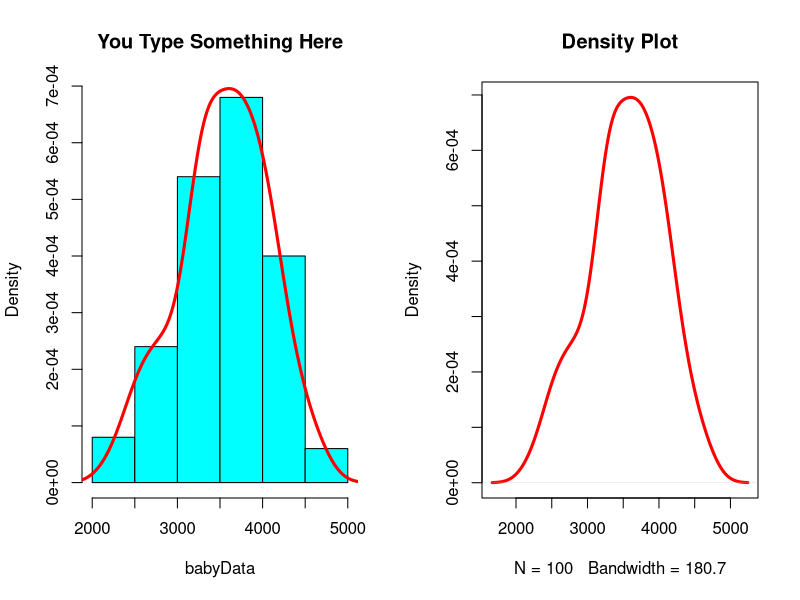
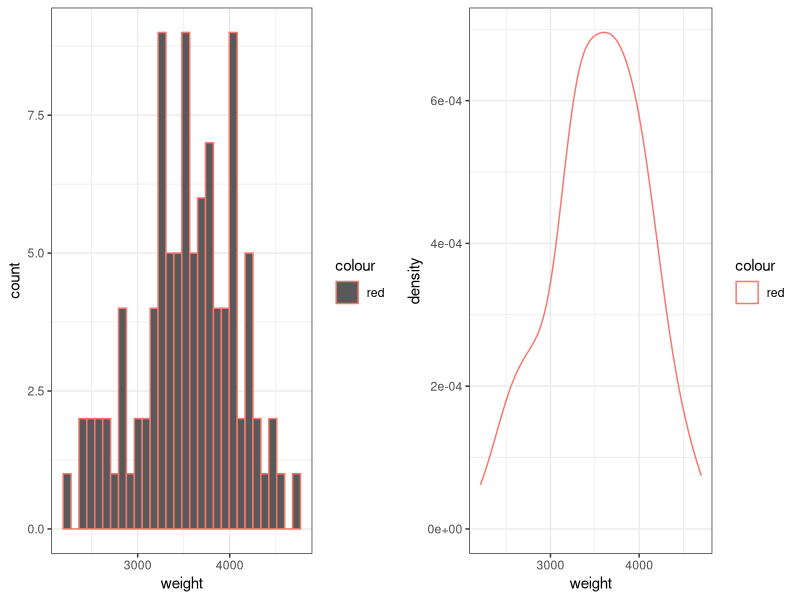
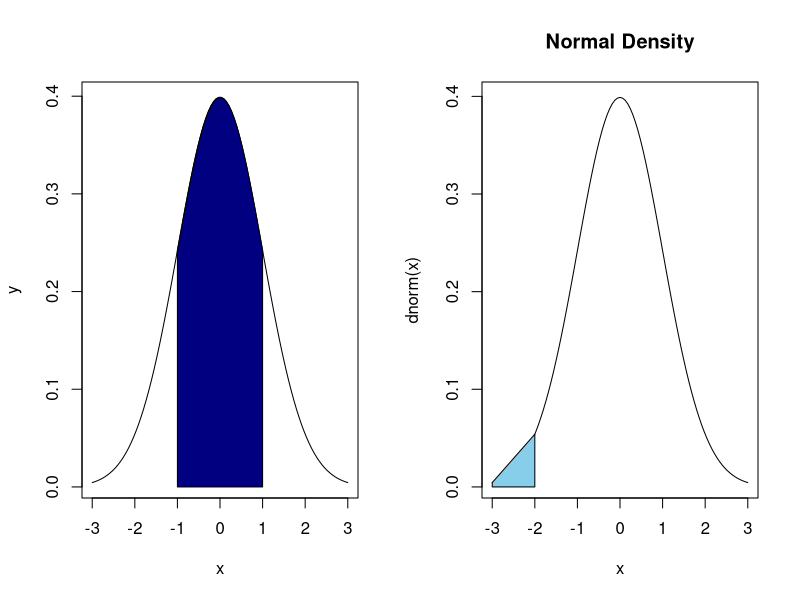
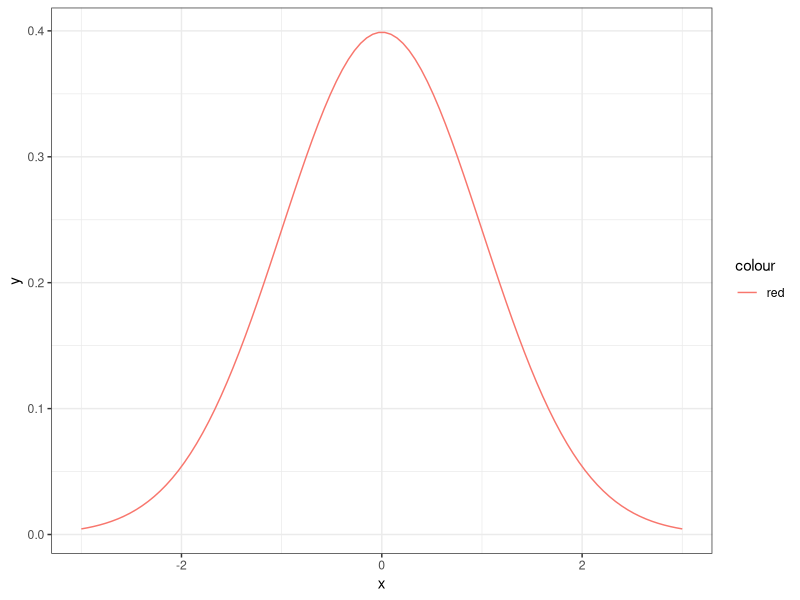

These charts were generated, in order, by the following R code:
## ---- chunk 1
###Draw 100 samples from a normal distribution with mean 3500 and standard deviation 500
babyData <- rnorm(100, mean = 3500, sd=500)


# Create two plots side by cide 
# First we set the parameters, mfrow allows you to layout plots side by side
par(mfrow=c(1,2)) # Make device region 1 by 2

# Here the first plot which is a histogram 
hist(babyData, prob=TRUE, col="cyan", main="You Type Something Here")

# Line is not a plot command so that it goes to the previous plot command. 
lines(density(babyData),lwd=3,col="red")

## ---- chunk 2

# Here is the second plot command
plot(density(babyData),lwd=3,col="red",main="")



# now the title 
title(main="Density Plot")
## ---- chunk 3
require(ggplot2)
require(gridExtra)


df = data.frame(babyData)
colnames(df) = "weight"


g = ggplot(data=df,aes(x=weight,color="red")) + 
  geom_histogram() + 
  theme_bw()


h = ggplot(data=df,aes(x=weight,color="red")) + 
  geom_density() + 
  theme_bw()

grid.arrange(g,h,nrow=1)

## ---- chunk 4


# We want to visualize the normal distribution curve and color some part of it. 

# Define a vector
x <- seq(from = -3, to = 3, length.out = 100)

# Apply the distribution density function to the vector
y <- dnorm(x)

# Plot it
plot(x, y, type="l")

# Shade an area from -1 to 1: define the area by specifying points along the outer edges and then use polygon function to fill the shape
xvalues <- x[x>=-1 & x<=1]
yvalues <- y[x>=-1 & x<=1]
region.x <- c(xvalues[1], xvalues, tail(xvalues, 1))
region.y <- c(0, yvalues, 0)
# print out the region.x to see what is inside. 
region.x
region.y

polygon(region.x, region.y, col="navy")

## ---- chunk 5


###Another way to visualize the normal distribution curve ###

# Define a vector
x <- seq(from = -3, to = 3, length.out = 100)

# Define a vector
curve(dnorm(x), xlim=c(-3,3), main='Normal Density')

# To shade the region represented by P(-3 < X < -2). 

# The first vertex we want for our polygon is (-3,0). 
cord.x <- c(-3)
cord.y <- c(0)

# The 2nd vertex will be (-3, f(-3)), f(-3) is the normal density evaluated at -3. 
cord.x <- c(cord.x, -3) 
cord.y <- c(cord.y, dnorm(-3)) 

# The 3rd and 4th vertices are (-2,f(-2)) and (-2,0)
cord.x <- c(cord.x, -2, -2)
cord.y <- c(cord.y, dnorm(-2), 0)

# Now, we can use the polygon function and color parts in skyblue color. 
polygon(cord.x, cord.y, col="skyblue")
## ---- chunk 6

# ggplot visualization
# Define a vector
x <- seq(from = -3, to = 3, length.out = 100)

# Apply the distribution density function to the vector
y <- dnorm(x)
df = data.frame(x,y)
ggplot(data=df,aes(x=x,y=y,color="red")) + 
  geom_line() +
  theme_bw()


